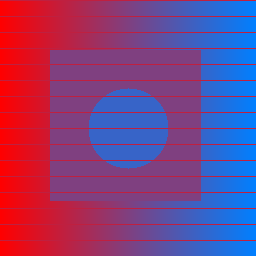
#> input picture 01-python-fundamentals/visual_work/3.30/3.30testImage/test_image.png, 256 x 256 px
$ python process.py
#> lines starting #> are read from the running program, lines starting #| are printed output that depends on the picture; after the words box and inside, x2 and y2 are one past the last pixel; in counts of white or black regions, pixels touching at a corner belong together
#!/usr/bin/env python
# -*- coding:utf-8 -*-
"""
@author: YangFei
@time: 2024/11/17 16:33
@file: process.py
@project: ReLearn
@email: ccc420513@gmail.com
"""
import cv2
import numpy as np
from scipy.fftpack import dct, idct


# 读取JPEG图像
def read_jpeg(image_path):
#> called with image_path = '../3.30testImage/test_image.png'
    img = cv2.imread(image_path, cv2.IMREAD_COLOR)
#> img is the input picture: shape (256, 256, 3); mean B, G, R 129.7, 64.7, 125.3
    img = cv2.cvtColor(img, cv2.COLOR_BGR2RGB)
#> in jpeg_deblocking, `ycbcr = cv2.cvtColor(img, cv2.COLOR_RGB2YCrCb)`: ycbcr: shape (256, 256, 3); mean of channels 0, 1, 2 90.2, 152.9, 150.2
    return img


# 分块函数
def blockify(image, block_size):
#> called with block_size = 8
    h, w = image.shape[:2]
#> h = 256; w = 256
    return image.reshape(h // block_size, block_size, -1, block_size).swapaxes(1, 2)


# 合并块
def unblockify(blocks):
    n_blocks_h, n_blocks_w, block_h, block_w = blocks.shape
#> n_blocks_h = 32; n_blocks_w = 32; block_h = 8; block_w = 8
    return blocks.swapaxes(1, 2).reshape(n_blocks_h * block_h, n_blocks_w * block_w)
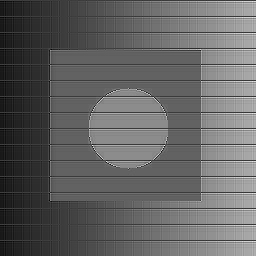
#> returned value: shape (256, 256) float64; min 1142.1, max 1914.2, mean 1442.9; drawn with min black and max white
#> in jpeg_deblocking, `ycbcr[:, :, 0] = np.clip(restored_y, 0, 255)`: ycbcr: shape (256, 256, 3); mean of channels 0, 1, 2 255, 152.9, 150.2


# DCT与IDCT变换
def dct_2d(block):
    return dct(dct(block.T, norm='ortho').T, norm='ortho')


def idct_2d(block):
    return idct(idct(block.T, norm='ortho').T, norm='ortho')


# 反量化
def dequantize(blocks, quantization_table):
    return blocks * quantization_table


# 块边界平滑
def smooth_block_boundaries(image, block_size=8):
    smoothed = image.copy()
    h, w, c = smoothed.shape
    for i in range(block_size, h, block_size):
        smoothed[i - 1:i + 1, :, :] = cv2.GaussianBlur(smoothed[i - 1:i + 1, :, :], (3, 3), 0)
    for j in range(block_size, w, block_size):
        smoothed[:, j - 1:j + 1, :] = cv2.GaussianBlur(smoothed[:, j - 1:j + 1, :], (3, 3), 0)
    return smoothed


# 高频色度恢复
def restore_chroma(ycbcr_img, block_size=8):
#> called with block_size = 8
    y, cb, cr = cv2.split(ycbcr_img)
#> y: shape (256, 256); every value is 255
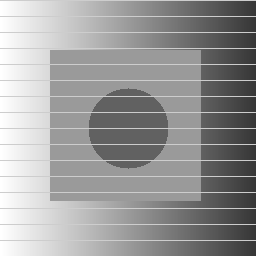
#> cb: shape (256, 256); min 54, max 255, mean 152.9
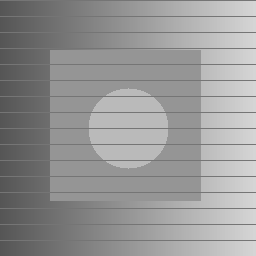
#> cr: shape (256, 256); min 85, max 213, mean 150.2

    # 恢复色度分量到更高分辨率
    cb_restored = cv2.resize(cb, (y.shape[1], y.shape[0]), interpolation=cv2.INTER_CUBIC)
    cr_restored = cv2.resize(cr, (y.shape[1], y.shape[0]), interpolation=cv2.INTER_CUBIC)

    # 合并恢复后的通道
    return cv2.merge([y, cb_restored, cr_restored])

# 主函数
def jpeg_deblocking(image_path, quantization_table):
    # 读取图像
    img = read_jpeg(image_path)

    # 转换为YCbCr空间
    ycbcr = cv2.cvtColor(img, cv2.COLOR_RGB2YCrCb)

    # 分块并进行DCT逆变换
    blocks = blockify(ycbcr[:, :, 0], block_size=8)
    dequantized_blocks = np.array([[dequantize(dct_2d(block), quantization_table) for block in row] for row in blocks])
    restored_y = unblockify(np.array([[idct_2d(block) for block in row] for row in dequantized_blocks]))

    # 更新亮度分量
    ycbcr[:, :, 0] = np.clip(restored_y, 0, 255)

    # 恢复高频色度信号
    restored_ycbcr = restore_chroma(ycbcr)

    # 转换回RGB空间
    restored_img = cv2.cvtColor(restored_ycbcr, cv2.COLOR_YCrCb2RGB)
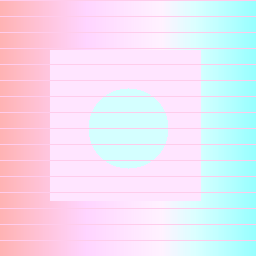
#> restored_img: shape (256, 256, 3); mean R, G, B 235.8, 226.8, 243

    # 平滑块边界
    final_img = smooth_block_boundaries(restored_img)
#> after the loop in smooth_block_boundaries, `for i in range(block_size, h, block_size):`:
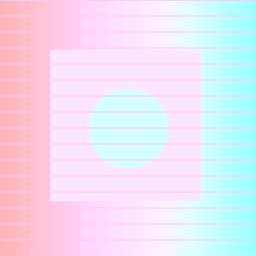
#> smoothed: shape (256, 256, 3); 14.46% of pixels changed, all inside (x1, y1, x2, y2) = (0, 7, 256, 249)
#> after the loop in smooth_block_boundaries, `for j in range(block_size, w, block_size):`: smoothed: shape (256, 256, 3); 11.68% of pixels changed, all inside (x1, y1, x2, y2) = (7, 0, 249, 256)

    return final_img


# 测试程序
if __name__ == "__main__":
    # 示例JPEG量化表（可以从JPEG头提取更精准的量化表）
    quantization_table = np.array([
        [16, 11, 10, 16, 24, 40, 51, 61],
        [12, 12, 14, 19, 26, 58, 60, 55],
        [14, 13, 16, 24, 40, 57, 69, 56],
        [14, 17, 22, 29, 51, 87, 80, 62],
        [18, 22, 37, 56, 68, 109, 103, 77],
        [24, 35, 55, 64, 81, 104, 113, 92],
        [49, 64, 78, 87, 103, 121, 120, 101],
        [72, 92, 95, 98, 112, 100, 103, 99]
    ])

    # 输入图片路径
    input_image_path = "../3.30testImage/test_image.png"
    output_image_path = "../3.30processImage/process_image.png"

    # 去块处理
    result_img = jpeg_deblocking(input_image_path, quantization_table)

    # 保存结果
    cv2.imwrite(output_image_path, cv2.cvtColor(result_img, cv2.COLOR_RGB2BGR))
    print(f"去块处理完成，结果保存至 {output_image_path}")
